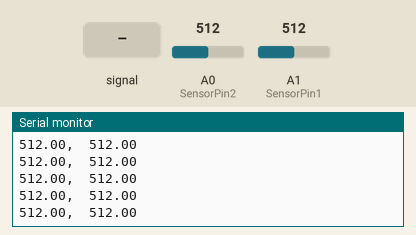
Bench run of a sketch on a simulated Arduino Uno, built with avr-gcc and run on an emulated ATmega328P. Shown: the last lines printed to the serial monitor. The inputs (shaded band) are chosen by the test bench; at power-on: A0 (SensorPin2) = 512, A1 (SensorPin1) = 512.

Above: at 1.2 s.
1.3 s: A0 (SensorPin2) set to 716
At 1.56 s:
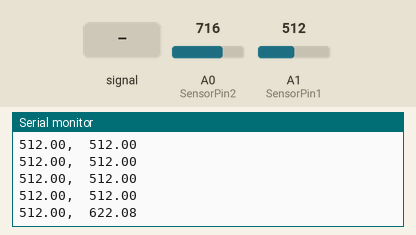
2.8 s: A1 (SensorPin1) set to 716
At 2.97 s:
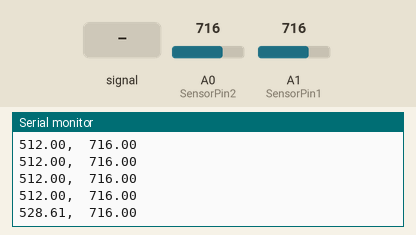
4.3 s: A0 (SensorPin2) set to 900
At 4.38 s:
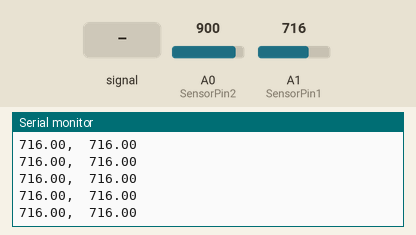
5.8 s: A0 (SensorPin2) fed a 200 Hz sine of ±81 counts around its level
At 5.99 s:
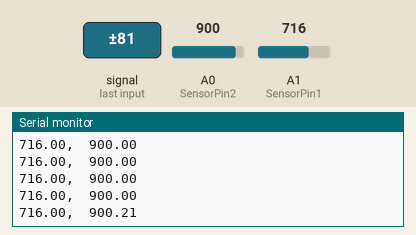
7.3 s: A1 (SensorPin1) fed a 200 Hz sine of ±81 counts around its level
At 7.6 s:
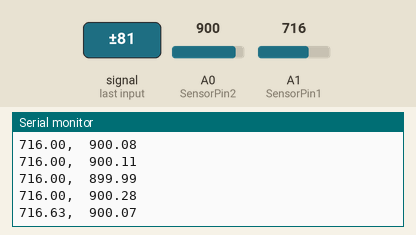
8.8 s: A1 (SensorPin1) fed a 1000 Hz sine of ±255 counts around its level
At 9.01 s:
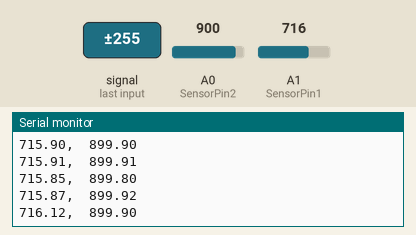
Timing chart, 0 to 11.3 s (numbered marks = the images above; inputs shaded):
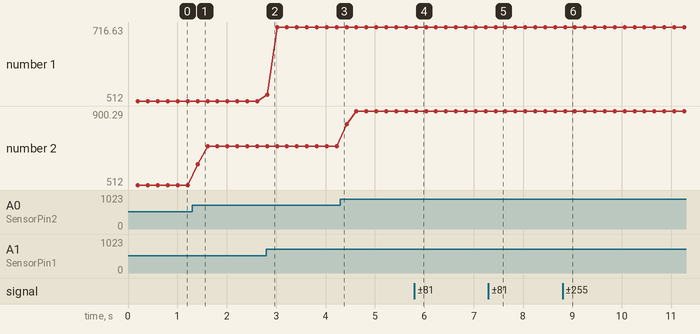

Measured:
- after the input at 1.3 s, the serial monitor: prints a new line after 0.11 s (image 1)
- after the input at 2.8 s, the serial monitor: prints a new line at once (image 2)
- after the input at 5.8 s, the serial monitor: prints a new line at once (image 4)
- after the input at 7.3 s, the serial monitor: prints a new line after 0.14 s (image 5)
- after the input at 8.8 s, the serial monitor: prints a new line after 0.05 s (image 6)
- plotted number 1: 716 → 715.87 after the input at 7.3 s, 715.87 → 715.66 after the input at 8.8 s
- plotted number 2: 512 → 716 after the input at 1.3 s, 716 → 900 after the input at 4.3 s, 900 → 900.28 after the input at 5.8 s

The sketch:

sensortest_init.ino
```cpp
#include <stdlib.h>

const int averagingDuration = 200; //Pick duration for average; AFFECTS PERFORMANCE OF BOT

const byte SensorPin1 = A1;
const byte SensorPin2 = A0;
// const byte leftMotorPin = 9;
// const byte rightMotorPin = 10;

long lastActionTime;

void setup()
{
	Serial.begin(9600);

	lastActionTime = millis();

	// Initialize pins
	// analog sensors don't need initialization
}

long Left = 0;
long Right = 0;
int count = 0;

void loop()
{
	int lRead = 0;
	int rRead = 0;
	getMeasurements(&lRead, &rRead);

	Left += lRead;
	Right += rRead;
	count++;

	// Take average of two readings
	long time = millis();
	if (time - lastActionTime > averagingDuration){
		float lAvg = float(Left) / count;
		float rAvg = float(Right) / count;

		writeSerial(lAvg, rAvg);

		lastActionTime = time;
		Right = Left = 0;
		count = 0;

	}
}

void writeSerial(float lAvg, float rAvg)
{
	Serial.print(lAvg);
	Serial.print(",\t");
	Serial.print(rAvg);
	Serial.print("\n");
}

void getMeasurements(int *lRead, int *rRead)
{
	*lRead = analogRead(SensorPin1);
	*rRead = analogRead(SensorPin2);
}
```
